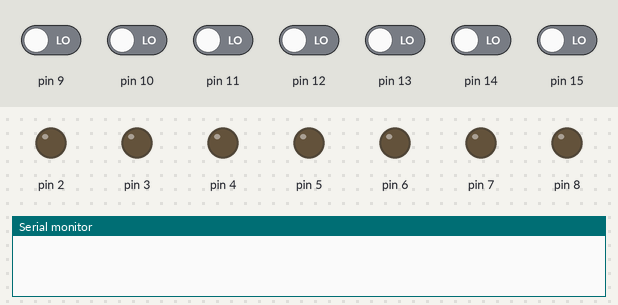
A sketch run on a simulated Arduino Uno, built with avr-gcc and run on an emulated ATmega328P. Shown: output pins drawn as LEDs (lit = HIGH), the last lines printed to the serial monitor. The inputs (shaded band) are chosen by the test bench; at power-on: pin 9–15 LOW.

Above: at 1.2 s.
1.3 s: pin 9 driven HIGH
At 2.6 s:
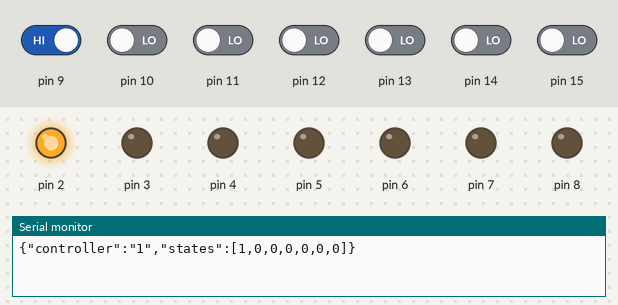
2.9 s: pin 10 driven HIGH
At 3.8 s:
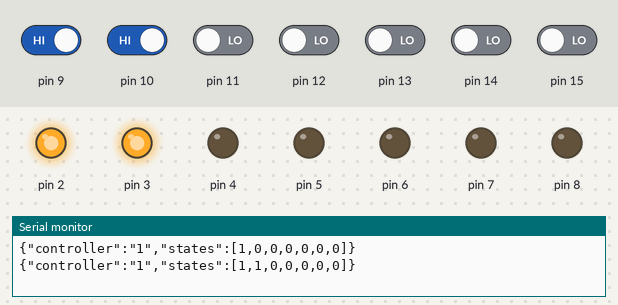
4.4 s: pin 11 driven HIGH
At 4.9 s:
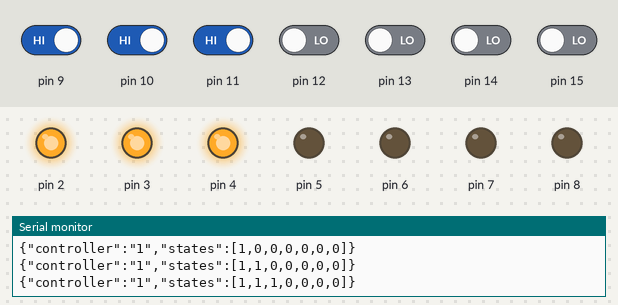
6.0 s: pin 12 driven HIGH
At 7.1 s:
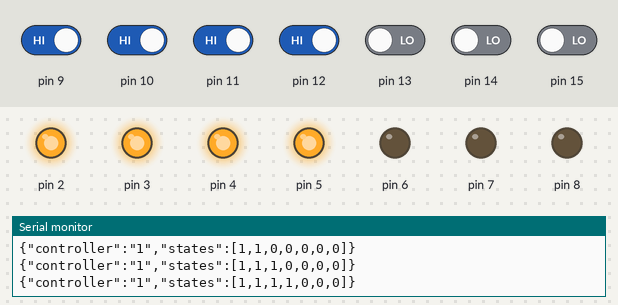
7.5 s: pin 13 driven HIGH
At 8.7 s:
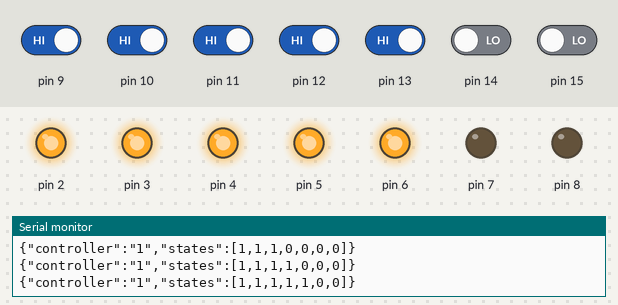
9.0 s: pin 14 driven HIGH
At 9.9 s:
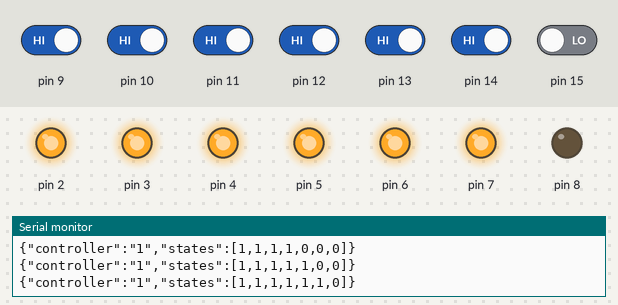
Timing chart, 0 to 11.5 s (numbered marks = the images above; inputs shaded):
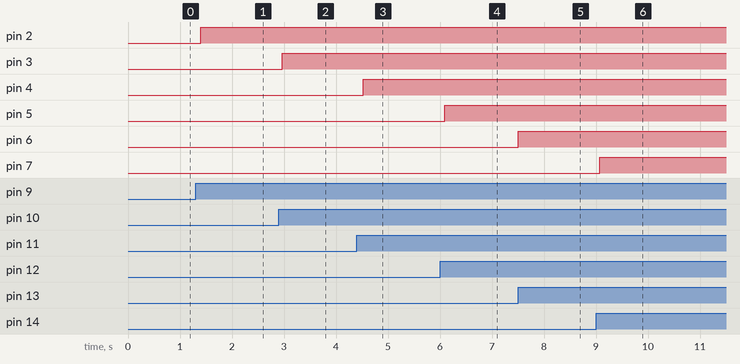

The sketch:

Game.ino
```cpp
void setup() {
  Serial.begin(9600);

  int i = 0;
  for (i = 2; i <= 8; i++) {
    pinMode(i, OUTPUT);
  }
  for (i = 9; i <= 15; i++) {
    pinMode(i, INPUT);
  }
}

int lastStates[7] = {0};
int buttonState = 0;
int ledState = 0;
char buffer[42];
int incomingByte = 0;

void serialEvent() {
  if (Serial.available() > 0) {
    incomingByte = Serial.read();
    int i = 0;
    for (i = 2; i <= 8; i++) {
      digitalWrite(i, LOW);
    }
  }
}

void loop() {
  int i = 0;
  for (i = 9; i <= 15; i++) {
    buttonState = digitalRead(i);

    if (buttonState == HIGH and lastStates[i - 9] == 0) {
      ledState = digitalRead(i - 7);
      if (ledState == HIGH) {
        digitalWrite(i - 7, LOW);
      } else {
        digitalWrite(i - 7, HIGH);
      }

      sprintf(buffer, "{\"controller\":\"1\",\"states\":[%d,%d,%d,%d,%d,%d,%d]}", digitalRead(2), digitalRead(3), digitalRead(4), digitalRead(5), digitalRead(6), digitalRead(7), digitalRead(8));
      Serial.println(buffer);
    }

    if (buttonState == HIGH) {
      lastStates[i - 9] = 1;
    } else {
      lastStates[i - 9] = 0;
    }

    delay(20);
  }
}
```

Measured:
- after the input at 1.3 s, pin 2: LOW → HIGH after 0.10 s
- after the input at 2.9 s, pin 3: LOW → HIGH after 0.06 s
- after the input at 4.4 s, pin 4: LOW → HIGH after 0.12 s
- after the input at 6.0 s, pin 5: LOW → HIGH after 0.09 s
- after the input at 7.5 s, pin 6: LOW → HIGH at once
- after the input at 9.0 s, pin 7: LOW → HIGH after 0.07 s
